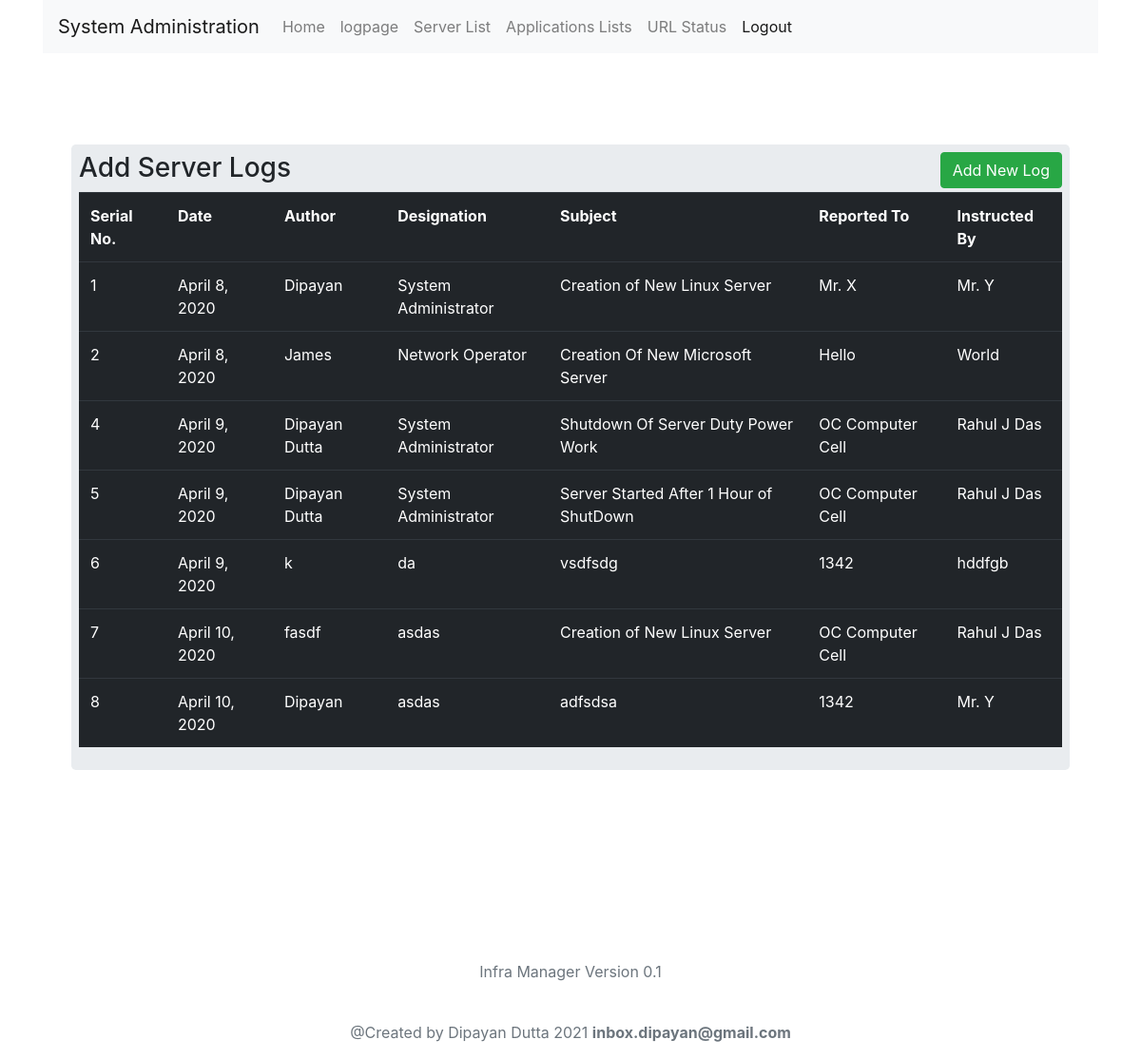
The app's page /logpage/addlog/ (signed in) with its own data.
### logbook/models.py (models this page shows)
class LogBookEntry(models.Model):
	SerialNumber 	= models.AutoField(primary_key=True)
	CreatedAt		= models.DateField(default=timezone.now)
	Author 			= models.TextField(max_length=30)
	Designation		= models.TextField(max_length=30)
	Subject			= models.TextField(max_length=300)
	ReportedTo		= models.TextField(max_length=30)
	InstructedBy	= models.TextField(max_length=30)

### logbook/views.py (the view)
# urls.py: path('addlog/',logpage,name='logpage'),
@login_required(login_url='/login/')
def logpage(request):
	template = 'serverlogs.html'
	title    = 'serverlogs'
	logs 	 = LogBookEntry.objects.all()
	return render(request,template,{'title':title,'logs':logs})

### logbook/templates/serverlogs.html (shortened to what this page needs)
{% extends 'base.html' %}
{% block PageBody %}
	<div class="container">
		<div class="row">
			<div class="col md-12">
				<div class="jumbotron p-2">
					<h3>Add Server Logs<button type="button" class="btn btn-success float-right" data-toggle="modal" data-target="#addmodal">Add New Log</button></h3>
				<table class="table table-hover table-dark">
					<tr>
						<th>Serial No.</th>
						<th>Date</th>
						<th>Author</th>
						<th>Designation</th>
						<th>Subject</th>
						<th>Reported To</th>
						<th>Instructed By</th>
					</tr>
					{% for data in logs %}
					<tr>
						<td>{{ data.SerialNumber }}</td>
						<td>{{ data.CreatedAt }}</td>
						<td>{{ data.Author }}</td>
						<td>{{ data.Designation }}</td>
						<td>{{ data.Subject }}</td>
						<td>{{ data.ReportedTo }}</td>
						<td>{{ data.InstructedBy }}</td>
					</tr>
					{% endfor %}
				</table>
				</div>
			</div>
		</div>
	</div>
{% endblock %}

### records on screen
LogBookEntry: SerialNumber "1", CreatedAt "April 8, 2020", Author "Dipayan", Designation "System Administrator", Subject "Creation of New Linux Server", ReportedTo "Mr. X", InstructedBy "Mr. Y"
LogBookEntry: SerialNumber "2", CreatedAt "April 8, 2020", Author "James", Designation "Network Operator", Subject "Creation Of New Microsoft Server", ReportedTo "Hello", InstructedBy "World"
LogBookEntry: SerialNumber "4", CreatedAt "April 9, 2020", Author "Dipayan Dutta", Designation "System Administrator", Subject "Shutdown Of Server Duty Power Work", ReportedTo "OC Computer Cell", InstructedBy "Rahul J Das"
LogBookEntry: SerialNumber "5", CreatedAt "April 9, 2020", Author "Dipayan Dutta", Designation "System Administrator", Subject "Server Started After 1 Hour of ShutDown", ReportedTo "OC Computer Cell", InstructedBy "Rahul J Das"
LogBookEntry: SerialNumber "6", CreatedAt "April 9, 2020", Author "k", Designation "da", Subject "vsdfsdg", ReportedTo "1342", InstructedBy "hddfgb"
LogBookEntry: SerialNumber "7", CreatedAt "April 10, 2020", Author "fasdf", Designation "asdas", Subject "Creation of New Linux Server", ReportedTo "OC Computer Cell", InstructedBy "Rahul J Das"
LogBookEntry: SerialNumber "8", CreatedAt "April 10, 2020", Author "Dipayan", Designation "asdas", Subject "adfsdsa", ReportedTo "1342", InstructedBy "Mr. Y"
